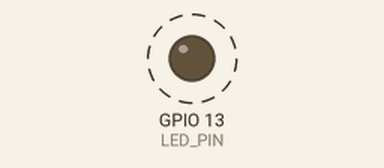
The sketch below on a simulated ESP32-S3. On the bench: output pins drawn as LEDs (lit = HIGH). Dashed ring = blinking. WiFi joins after 1.5 s; servers stay silent unless stated; what the sketch prints to the serial monitor is not drawn.

Above: at 3.6 s.
Timing chart, 0 to 6.0 s (numbered marks = the images above):
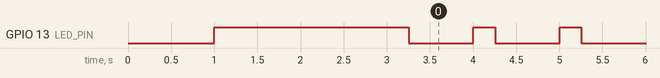

The sketch:

S3.ino
```cpp
#include <WiFi.h>

// Replace with your network credentials
const char* ssid     = "NavLab";
const char* password = "forflighttest.";

// On-board LED pin (usually GPIO 13 for ESP32-S3 dev boards; adjust if yours differs)
const int LED_PIN = 13;

void setup() {
  // Initialize serial for debug output
  Serial.begin(115200);
  delay(1000);
  Serial.println();
  Serial.println("ESP32-S3 Board Test");

  // Initialize the LED pin
  pinMode(LED_PIN, OUTPUT);
  digitalWrite(LED_PIN, LOW);

  // Start Wi-Fi connection
  Serial.printf("Connecting to Wi-Fi network: %s\n", ssid);
  WiFi.begin(ssid, password);

  // Wait until connected or timeout after 20 seconds
  unsigned long startAttemptTime = millis();
  while (WiFi.status() != WL_CONNECTED &&
        (millis() - startAttemptTime) < 20000) {
    blinkLED(100);  // fast blink while trying
    Serial.print(".");
  }
  Serial.println();

  // Check status
  if (WiFi.status() == WL_CONNECTED) {
    Serial.println("✅ Wi-Fi connected!");
    Serial.print("IP address: ");
    Serial.println(WiFi.localIP());
    // slow blinking to indicate success
    blinkLED(500);
  } else {
    Serial.println("❌ Failed to connect to Wi-Fi");
    // rapid blinking to indicate failure
    for (int i = 0; i < 10; i++) {
      blinkLED(100);
      delay(50);
    }
  }
}

void loop() {
  // In the loop, blink the LED once every second
  blinkLED(250);
  delay(750);
}

// Helper to blink the onboard LED once for the given duration
void blinkLED(int ms) {
  digitalWrite(LED_PIN, HIGH);
  delay(ms);
  digitalWrite(LED_PIN, LOW);
}
```

Measured:
- by itself, GPIO 13 (LED_PIN): alternates HIGH for 0.25 s and LOW for 0.75 s
